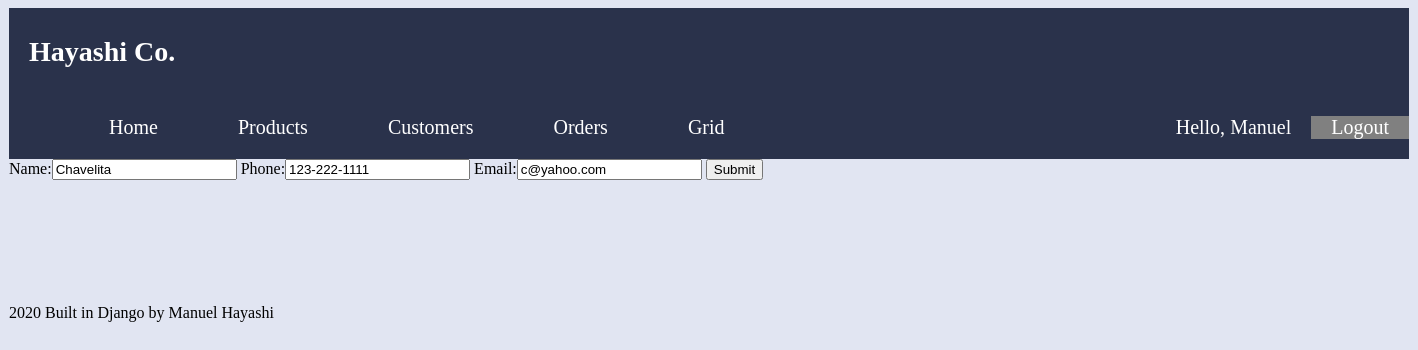
The page /update_customer/1 (signed in) on the database its author committed.
### base/models.py (models this page shows, shortened)
class Customer(models.Model):
    name = models.CharField(max_length=200, null=True)
    phone = models.CharField(max_length=200, null=True)
    email = models.CharField(max_length=200, null=True)
    date_created = models.DateTimeField(auto_now_add=True, null=True)

### base/views.py (the view)
# urls.py: path('update_customer/<int:id>', views.updateCustomer, name="update_customer"),
@login_required(login_url='login')
def updateCustomer(request, id):
    customer = Customer.objects.get(pk=id)
    form = CustomerForm(instance=customer)
    if request.method =='POST':
        form = CustomerForm(request.POST, instance=customer)
        if form.is_valid():
            form.save()
            return redirect('/customers')
    context = {'form': form}
    return render(request, 'base/customer_form.html', context)

### base/forms.py
class CustomerForm(ModelForm):
    class Meta:
        model = Customer
        fields = ['name', 'phone', 'email']

### base/templates/base/customer_form.html (shortened to what this page needs)
{% extends 'base/main.html' %}
{% block content %}
<form action="" method="POST">
    {{ form }}
    <input type="submit" name="submit" />
</form>
{% endblock %}

### base/templates/base/navbar.html
{% load static %}
<!DOCTYPE html>
<html>
<head>
    <link rel="stylesheet" href="{% static '/css/main.css' %}" type="text/css"/>
</head>
<div class="nav-bar">
    <div class="top-nav"><h3>Hayashi Co.</h3></div>
    <div class="left-nav">
        <ul id="navlines">
            <li><a id="l1" href="{% url 'home' %}">Home</a></li>
            <li><a id="l2" href="{% url 'products' %}">Products</a></li>
            <li><a id="l3" href="{% url 'customers' %}">Customers</a></li>
            <li><a id="l3" href="{% url 'orders' %}">Orders</a></li>
            <li><a id="l4" href="{% url 'gridtest' %}">Grid</a></li>
        </ul>
    </div>
    <div class="right-nav">
        <a id="r1">Hello, {{ request.user }}</a>
        <a id="r2" href="{% url 'logout' %}">Logout</a>
    </div>
</div>

### static/css/main.css (style rules this page uses)
h3 { font-size: 28px; }
body { background-color: #e1e5f2 }
a { text-decoration: none; }
ul { list-style: none; display: flex; }
.nav-bar { font-size: 20px; color: white; display: grid; grid-template-columns: 1fr 1fr; grid-template-areas: 'top-nav top-nav' 'left-nav right-nav'; }
.top-nav { color: white; background-color: #2a324b; padding-left: 20px; grid-area: top-nav; }
.left-nav { color: white; grid-area: left-nav; background-color: #2a324b; }
.right-nav { grid-area: right-nav; background-color: #2a324b; display: flex; justify-content: flex-end; align-items: center; }
.right-nav #r2 { background: gray; color: white; }
#navlines li { display: inline-block; margin-left: 40px; }
#l1, #l2, #l3, #l4 { color: white; padding-left: 20px; padding-right: 20px; }
#r1, #r2 { padding-left: 20px; padding-right: 20px; }

### rows shown on the page
Customer: name "Chavelita", phone "123-222-1111", email "c@yahoo.com"

### other values the page prints
{{ request.user }} "Manuel"
